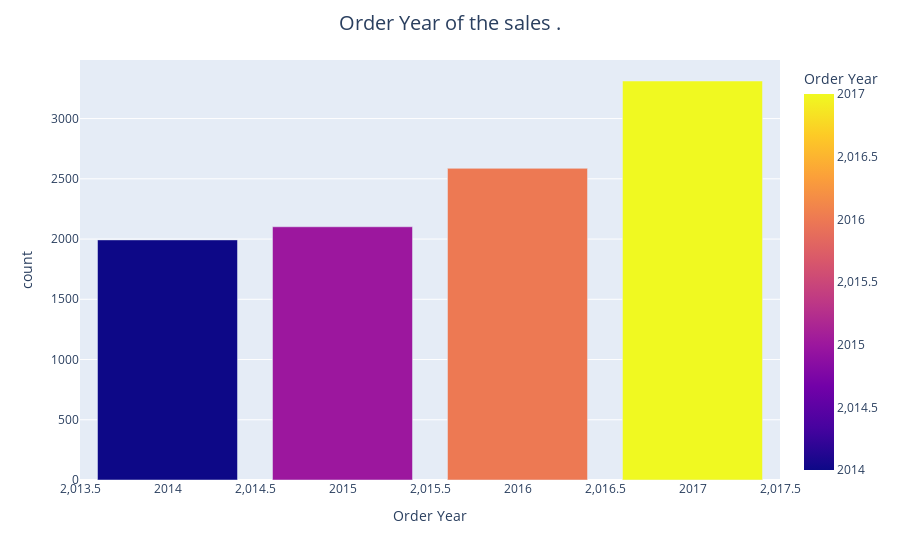

Notebook source saved alongside this figure:
### Code cell
fig = px.bar(df['Order Year'].value_counts().reset_index(), y='count', x='Order Year',color='Order Year',color_discrete_sequence=colors10)
fig.update_layout(
    title="Order Year of the sales .",
    title_x=0.5,  # Centers the title
    title_font=dict(size=20)  # Changes the font size
)
fig.show()

### Figure 1 — Plotly figure (JSON) as saved in the notebook; plotly's stock layout.template omitted (floating-point values rounded to 4 significant figures)
{"data": [{"alignmentgroup": "True", "hovertemplate": "Order Year=%{marker.color}<br>count=%{y}<extra></extra>", "legendgroup": "", "marker": {"color": [2017, 2016, 2015, 2014], "coloraxis": "coloraxis", "pattern": {"shape": ""}}, "name": "", "offsetgroup": "", "orientation": "v", "showlegend": false, "textposition": "auto", "type": "bar", "x": [2017, 2016, 2015, 2014], "xaxis": "x", "y": [3312, 2587, 2102, 1993], "yaxis": "y"}], "layout": {"barmode": "relative", "coloraxis": {"colorbar": {"title": {"text": "Order Year"}}, "colorscale": [[0, "#0d0887"], [0.1111, "#46039f"], [0.2222, "#7201a8"], [0.3333, "#9c179e"], [0.4444, "#bd3786"], [0.5556, "#d8576b"], [0.6667, "#ed7953"], [0.7778, "#fb9f3a"], [0.8889, "#fdca26"], [1, "#f0f921"]]}, "legend": {"tracegroupgap": 0}, "margin": {"t": 60}, "title": {"font": {"size": 20}, "text": "Order Year of the sales .", "x": 0.5}, "xaxis": {"anchor": "y", "domain": [0, 1], "title": {"text": "Order Year"}}, "yaxis": {"anchor": "x", "domain": [0, 1], "title": {"text": "count"}}}}
